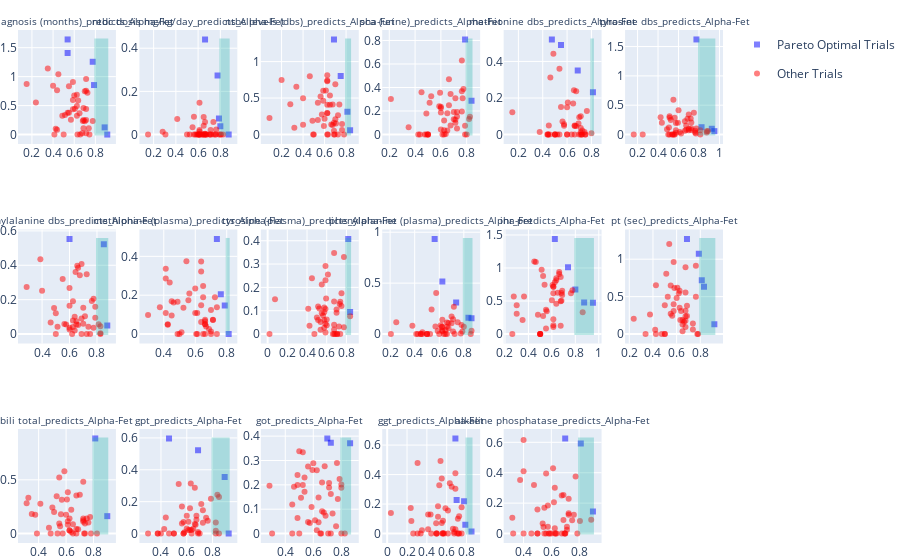

The code cell stored with this chart in its notebook:
### Code cell
import warnings
warnings.filterwarnings("ignore")
from utils import *
import pickle
with open('studies_independent_testset.pickle', 'rb') as handle:
    studies = pickle.load(handle)      # Saca la cosa
study = studies[0] #.trials.__len__()
plot_all_studies(studies, .8, 0)

### Figure 1 — Plotly figure (JSON) as saved in the notebook; plotly's stock layout.template omitted (floating-point values rounded to 4 significant figures)
{"data": [{"legendgroup": "group1", "marker": {"color": "blue", "opacity": 0.5, "symbol": "square"}, "mode": "markers", "name": "Pareto Optimal Trials", "showlegend": true, "type": "scatter", "x": [0.9125, 0.775, 0.8875, 0.5375, 0.5375, 0.7875], "xaxis": "x", "y": [0, 1.257, 0.1238, 1.408, 1.642, 0.8548], "yaxis": "y"}, {"legendgroup": "group2", "marker": {"color": "red", "opacity": 0.5}, "mode": "markers", "name": "Other Trials", "showlegend": true, "type": "scatter", "x": [0.7125, 0.35, 0.7125, 0.425, 0.7125, 0.2375, 0.6562, 0.7375, 0.6875, 0.725, 0.6813, 0.65, 0.6875, 0.4, 0.5875, 0.4125, 0.4375, 0.6375, 0.5125, 0.625, 0.5375, 0.4875, 0.625, 0.6875, 0.7, 0.15, 0.5875, 0.7, 0.6, 0.5875, 0.4375, 0.6062, 0.7125, 0.5, 0.775, 0.675, 0.55, 0.55, 0.7438, 0.5687, 0.625, 0.45, 0.6312, 0.7125], "xaxis": "x", "y": [0.9582, 1.143, 0.2495, 0.1005, 0.02428, 0.5539, 0, 0.1099, 0.2524, 0.7235, 0.2341, 0.3667, 0.4572, 0.842, 0.4364, 0, 0.7633, 0.5859, 0.3356, 0.6883, 0.3775, 0.3225, 0.3231, 0.1073, 0.7488, 0.8724, 0.5987, 0.2308, 0.6726, 0.9079, 0.08192, 0.4462, 0.4428, 0, 0.233, 0.02396, 0.3769, 0.8335, 0, 0.254, 0.4935, 1.04, 0, 0.7555], "yaxis": "y"}, {"legendgroup": "group1", "marker": {"color": "blue", "opacity": 0.5, "symbol": "square"}, "mode": "markers", "name": "Pareto Optimal Trials", "showlegend": false, "type": "scatter", "x": [0.6, 0.85, 0.875], "xaxis": "x7", "y": [0.5531, 0.5223, 0.04982], "yaxis": "y7"}, {"legendgroup": "group2", "marker": {"color": "red", "opacity": 0.5}, "mode": "markers", "name": "Other Trials", "showlegend": false, "type": "scatter", "x": [0.6875, 0.7625, 0.4875, 0.825, 0.575, 0.6375, 0.65, 0.825, 0.65, 0.6, 0.7375, 0.7875, 0.5125, 0.55, 0.725, 0.6438, 0.7875, 0.6875, 0.3875, 0.775, 0.775, 0.7125, 0.5625, 0.5, 0.6, 0.825, 0.75, 0.6875, 0.675, 0.6625, 0.6562, 0.4, 0.625, 0.6625, 0.6375, 0.725, 0.4625, 0.8125, 0.6, 0.2875, 0.7, 0.7, 0.6, 0.6188, 0.5, 0.625, 0.625], "xaxis": "x7", "y": [0.08996, 0.1915, 0.1521, 0.004664, 0.05558, 0.02015, 0.07493, 0, 0.05505, 0.1644, 0.04293, 0.1583, 0.04255, 0.3195, 0, 0.3606, 0.09516, 0.4079, 0.4354, 0.03705, 0.2057, 0.1042, 0.05819, 0.1212, 0.02616, 0.04564, 0, 0, 0.3425, 0.05228, 0.3972, 0.2514, 0.1903, 0.3854, 0.1002, 0.3482, 0.06701, 0.05739, 0.2684, 0.2732, 0.1524, 0.06001, 0.03646, 0, 0, 0.04056, 0.07855], "yaxis": "y7"}, {"legendgroup": "group1", "marker": {"color": "blue", "opacity": 0.5, "symbol": "square"}, "mode": "markers", "name": "Pareto Optimal Trials", "showlegend": false, "type": "scatter", "x": [0.9, 0.8125], "xaxis": "x13", "y": [0.162, 0.885], "yaxis": "y13"}, {"legendgroup": "group2", "marker": {"color": "red", "opacity": 0.5}, "mode": "markers", "name": "Other Trials", "showlegend": false, "type": "scatter", "x": [0.725, 0.625, 0.65, 0.675, 0.6063, 0.6125, 0.625, 0.675, 0.6125, 0.6125, 0.775, 0.475, 0.5, 0.7313, 0.3875, 0.55, 0.7625, 0.5375, 0.7, 0.325, 0.6375, 0.5562, 0.725, 0.375, 0.75, 0.7375, 0.55, 0.3125, 0.4125, 0.625, 0.65, 0.6875, 0.825, 0.4875, 0.35, 0.6, 0.5875, 0.725, 0.5688, 0.5312, 0.675, 0.6375, 0.725, 0.7812, 0.5625, 0.5125, 0.7375, 0.575], "xaxis": "x13", "y": [0.1238, 0.1407, 0, 0, 0.3173, 0.1143, 0.0282, 0.3532, 0.385, 0.08174, 0.1529, 0.05363, 0.2418, 0, 0, 0.09432, 0.1027, 0, 0.3616, 0.332, 0.2214, 0.06887, 0.1103, 0.1742, 0.1389, 0.09303, 0.5211, 0.2819, 0.2771, 0.02957, 0.08621, 0.04023, 0, 0, 0.1829, 0.1743, 0.5805, 0.1395, 0.3139, 0.3481, 0.04271, 0.01432, 0.4823, 0, 0.1794, 0.1996, 0, 0], "yaxis": "y13"}, {"legendgroup": "group1", "marker": {"color": "blue", "opacity": 0.5, "symbol": "square"}, "mode": "markers", "name": "Pareto Optimal Trials", "showlegend": false, "type": "scatter", "x": [0.875, 0.6625, 0.775, 0.8, 0.7875], "xaxis": "x2", "y": [0, 0.4407, 0.2732, 0.03866, 0.07448], "yaxis": "y2"}, {"legendgroup": "group2", "marker": {"color": "red", "opacity": 0.5}, "mode": "markers", "name": "Other Trials", "showlegend": false, "type": "scatter", "x": [0.6063, 0.5875, 0.5625, 0.8063, 0.6125, 0.6625, 0.6375, 0.7625, 0.7125, 0.525, 0.5625, 0.6, 0.6625, 0.6625, 0.7562, 0.65, 0.6562, 0.6375, 0.15, 0.6125, 0.7563, 0.6188, 0.5, 0.7375, 0.675, 0.55, 0.7125, 0.825, 0.7, 0.6625, 0.7375, 0.65, 0.7875, 0.675, 0.65, 0.6125, 0.6125, 0.6125, 0.8, 0.7125, 0.4125, 0.6, 0.3063, 0.575, 0.2812], "xaxis": "x2", "y": [0, 0, 0, 0, 0, 0.003841, 0, 0.02291, 0.02107, 0, 0.08283, 0, 0, 0, 0, 0.08153, 0, 0, 0, 0.02114, 0, 0, 0, 0, 0, 0.03369, 0, 0, 0, 0.05841, 0.05803, 0.04098, 0, 0, 0, 0, 0.01387, 0.1473, 0, 0, 0.07183, 0, 0, 0, 0.01315], "yaxis": "y2"}, {"legendgroup": "group1", "marker": {"color": "blue", "opacity": 0.5, "symbol": "square"}, "mode": "markers", "name": "Pareto Optimal Trials", "showlegend": false, "type": "scatter", "x": [0.7875, 0.7625, 0.8125, 0.7375], "xaxis": "x8", "y": [0.1464, 0.2045, 0, 0.4897], "yaxis": "y8"}, {"legendgroup": "group2", "marker": {"color": "red", "opacity": 0.5}, "mode": "markers", "name": "Other Trials", "showlegend": false, "type": "scatter", "x": [0.4125, 0.5563, 0.6625, 0.7125, 0.7, 0.4875, 0.5, 0.7, 0.65, 0.6375, 0.6875, 0.6375, 0.6, 0.6625, 0.6375, 0.6125, 0.5125, 0.6375, 0.5625, 0.45, 0.4625, 0.6, 0.5437, 0.4125, 0.375, 0.4875, 0.425, 0.525, 0.7, 0.4125, 0.6625, 0.6625, 0.6125, 0.65, 0.6062, 0.725, 0.425, 0.7375, 0.3, 0.7125, 0.6625, 0.65, 0.6687, 0.4375, 0.45, 0.7375], "xaxis": "x8", "y": [0.1081, 0.1738, 0.06649, 0.07173, 0, 0, 0, 0.01311, 0.1893, 0.1485, 0.02654, 0.3222, 0.234, 0.0502, 0.3734, 0, 0.009737, 0.06156, 0.2083, 0.169, 0.1631, 0.1078, 0.3753, 0.2855, 0.1374, 0.166, 0.04762, 0.1351, 0.1241, 0.336, 0.07318, 0.05079, 0.1086, 0.2475, 0, 0.1889, 0.05093, 0, 0.09802, 0.07342, 0, 0, 0.0391, 0.2648, 0.09533, 0.138], "yaxis": "y8"}, {"legendgroup": "group1", "marker": {"color": "blue", "opacity": 0.5, "symbol": "square"}, "mode": "markers", "name": "Pareto Optimal Trials", "showlegend": false, "type": "scatter", "x": [0.925, 0.6875, 0.8937, 0.4625], "xaxis": "x14", "y": [0, 0.522, 0.3542, 0.5965], "yaxis": "y14"}, {"legendgroup": "group2", "marker": {"color": "red", "opacity": 0.5}, "mode": "markers", "name": "Other Trials", "showlegend": false, "type": "scatter", "x": [0.725, 0.6687, 0.4375, 0.625, 0.85, 0.625, 0.4, 0.675, 0.6375, 0.6, 0.5375, 0.6625, 0.8375, 0.5625, 0.5625, 0.3, 0.7625, 0.5, 0.575, 0.75, 0.375, 0.375, 0.6625, 0.5813, 0.6312, 0.425, 0.6375, 0.575, 0.85, 0.725, 0.7875, 0.575, 0.6, 0.6125, 0.675, 0.7125, 0.6875, 0.7, 0.65, 0.6875, 0.825, 0.6125, 0.825, 0.5, 0.4625, 0.825], "xaxis": "x14", "y": [0.06828, 0.05465, 0.1012, 0.1582, 0.2286, 0.02229, 0, 0.1111, 0.02302, 0.1115, 0.3105, 0.2869, 0.2435, 0.1696, 0.06306, 0, 0.08001, 0, 0.07167, 0.09919, 0, 0, 0.05949, 0.0082, 0.3134, 0.02909, 0, 0, 0, 0.1459, 0.2185, 0, 0.03209, 0.07428, 0.08648, 0.186, 0.00976, 0, 0.03086, 0, 0.06888, 0.02304, 0, 0, 0, 0.01702], "yaxis": "y14"}, {"legendgroup": "group1", "marker": {"color": "blue", "opacity": 0.5, "symbol": "square"}, "mode": "markers", "name": "Pareto Optimal Trials", "showlegend": false, "type": "scatter", "x": [0.8125, 0.75, 0.6875, 0.8375], "xaxis": "x3", "y": [0.3136, 0.8024, 1.304, 0.05853], "yaxis": "y3"}, {"legendgroup": "group2", "marker": {"color": "red", "opacity": 0.5}, "mode": "markers", "name": "Other Trials", "showlegend": false, "type": "scatter", "x": [0.6937, 0.3188, 0.725, 0.5625, 0.6312, 0.4, 0.65, 0.7, 0.625, 0.6875, 0.6875, 0.0875, 0.625, 0.7625, 0.6625, 0.625, 0.625, 0.7625, 0.4, 0.7812, 0.5875, 0.7375, 0.65, 0.725, 0.5375, 0.4938, 0.675, 0.5375, 0.5938, 0.625, 0.575, 0.625, 0.6125, 0.7, 0.6875, 0.3375, 0.675, 0.7063, 0.625, 0.4875, 0.6, 0.2812, 0.5, 0.2, 0.4625, 0.5875], "xaxis": "x3", "y": [0, 0.09332, 0, 0.5218, 0, 0.4986, 0.4073, 0.6896, 0.8132, 0, 0.1624, 0.2251, 0.741, 0.06399, 0.1394, 0.297, 0, 0.1451, 0.1356, 0, 0.4644, 0.411, 0.5366, 0.2635, 0.199, 0, 0.1315, 0.4348, 0.1179, 0.2926, 0.2759, 0.4087, 0.6047, 0.21, 0.05281, 0.6563, 0.4116, 0.1509, 0.731, 0.1906, 0.2153, 0.415, 0, 0.7469, 0.8008, 0.6009], "yaxis": "y3"}, {"legendgroup": "group1", "marker": {"color": "blue", "opacity": 0.5, "symbol": "square"}, "mode": "markers", "name": "Pareto Optimal Trials", "showlegend": false, "type": "scatter", "x": [0.8187, 0.8375], "xaxis": "x9", "y": [0.4077, 0.09478], "yaxis": "y9"}, {"legendgroup": "group2", "marker": {"color": "red", "opacity": 0.5}, "mode": "markers", "name": "Other Trials", "showlegend": false, "type": "scatter", "x": [0.675, 0.775, 0.75, 0.5625, 0.5875, 0.675, 0.575, 0.775, 0.01875, 0.6625, 0.5, 0.8375, 0.55, 0.575, 0.575, 0.575, 0.475, 0.7312, 0.7, 0.55, 0.5125, 0.6875, 0.5375, 0.675, 0.7063, 0.6125, 0.425, 0.675, 0.7375, 0.7, 0.075, 0.5875, 0.5938, 0.45, 0.5875, 0.5875, 0.7063, 0.675, 0.6, 0.5125, 0.6, 0.725, 0.7375, 0.5875, 0.75, 0.5375, 0.4125, 0.525], "xaxis": "x9", "y": [0, 0.33, 0.1745, 0.07904, 0.1069, 0.01939, 0.1139, 0.0289, 0, 0, 0.07113, 0.07659, 0.2122, 0.02733, 0.09302, 0.06044, 0, 0.129, 0.09098, 0.08956, 0.06019, 0, 0.05159, 0.3473, 0, 0.2552, 0.03539, 0.03981, 0, 0.1057, 0.1489, 0.006801, 0.1522, 0.2394, 0.04409, 0.2304, 0, 0.1392, 0.06199, 0.1186, 0.03812, 0.03259, 0.1387, 0.2913, 0.1206, 0.01877, 0.1088, 0.1097], "yaxis": "y9"}, {"legendgroup": "group1", "marker": {"color": "blue", "opacity": 0.5, "symbol": "square"}, "mode": "markers", "name": "Pareto Optimal Trials", "showlegend": false, "type": "scatter", "x": [0.8625, 0.7, 0.725], "xaxis": "x15", "y": [0.3708, 0.3906, 0.3727], "yaxis": "y15"}, {"legendgroup": "group2", "marker": {"color": "red", "opacity": 0.5}, "mode": "markers", "name": "Other Trials", "showlegend": false, "type": "scatter", "x": [0.5, 0.6125, 0.6375, 0.7062, 0.7125, 0.825, 0.6625, 0.8, 0.7688, 0.5625, 0.6562, 0.725, 0.5375, 0.6, 0.3063, 0.625, 0.45, 0.8, 0.65, 0.7375, 0.45, 0.7625, 0.6812, 0.4875, 0.675, 0.2875, 0.5875, 0.5938, 0.725, 0.8, 0.4875, 0.6625, 0.5125, 0.625, 0.525, 0.5625, 0.5375, 0.4625, 0.6375, 0.7125, 0.4875, 0.5, 0.575, 0.525, 0.6875, 0.7875, 0.775], "xaxis": "x15", "y": [0, 0.05502, 0.1481, 0, 0.2079, 0, 0.2101, 0.1878, 0.2893, 0.2757, 0, 0.1629, 0.1716, 0.2886, 0, 0.01401, 0.1188, 0, 0, 0.0825, 0, 0.03049, 0.2766, 0.2407, 0.08622, 0.1968, 0.1091, 0.2608, 0, 0.2011, 0.06383, 0.09128, 0.147, 0.2596, 0.3334, 0.04704, 0.2305, 0.1921, 0.04651, 0.1891, 0.1995, 0.3379, 0.04293, 0.1994, 0.07335, 0.2241, 0.1416], "yaxis": "y15"}, {"legendgroup": "group1", "marker": {"color": "blue", "opacity": 0.5, "symbol": "square"}, "mode": "markers", "name": "Pareto Optimal Trials", "showlegend": false, "type": "scatter", "x": [0.8375, 0.7875], "xaxis": "x4", "y": [0.2871, 0.8088], "yaxis": "y4"}, {"legendgroup": "group2", "marker": {"color": "red", "opacity": 0.5}, "mode": "markers", "name": "Other Trials", "showlegend": false, "type": "scatter", "x": [0.725, 0.5125, 0.7125, 0.35, 0.725, 0.625, 0.7125, 0.65, 0.7125, 0.8, 0.525, 0.5, 0.8187, 0.5938, 0.7875, 0.7, 0.625, 0.7625, 0.6, 0.6375, 0.675, 0.7875, 0.4875, 0.4375, 0.6, 0.7, 0.5, 0.6, 0.5875, 0.625, 0.475, 0.825, 0.425, 0.5, 0.6, 0.7625, 0.6625, 0.2125, 0.6125, 0.725, 0.6625, 0.675, 0.7625, 0.775, 0.45, 0.7687, 0.4875, 0.65], "xaxis": "x4", "y": [0.1926, 0.2706, 0.3091, 0.06139, 0.1539, 0.03702, 0.1269, 0.03532, 0.1001, 0, 0.3261, 0, 0.1322, 0.3558, 0.07418, 0.1921, 0.1189, 0.1961, 0.2262, 0.004265, 0.0769, 0, 0.1798, 0, 0.1882, 0.1291, 0, 0.2375, 0.24, 0, 0, 0.1523, 0, 0, 0.04225, 0.6288, 0.2485, 0.3026, 0, 0.05111, 0.4702, 0.3456, 0.3678, 0.388, 0.3595, 0.3086, 0, 0.1817], "yaxis": "y4"}, {"legendgroup": "group1", "marker": {"color": "blue", "opacity": 0.5, "symbol": "square"}, "mode": "markers", "name": "Pareto Optimal Trials", "showlegend": false, "type": "scatter", "x": [0.625, 0.8375, 0.5625, 0.7375, 0.8625], "xaxis": "x10", "y": [0.516, 0.1592, 0.9339, 0.31, 0.1555], "yaxis": "y10"}, {"legendgroup": "group2", "marker": {"color": "red", "opacity": 0.5}, "mode": "markers", "name": "Other Trials", "showlegend": false, "type": "scatter", "x": [0.625, 0.65, 0.8563, 0.8, 0.4625, 0.7, 0.6188, 0.675, 0.3813, 0.7, 0.6625, 0.5875, 0.25, 0.5, 0.725, 0.6625, 0.5, 0.675, 0.6, 0.625, 0.5, 0.775, 0.2062, 0.7812, 0.625, 0.65, 0.6375, 0.4125, 0.5375, 0.7125, 0.625, 0.8625, 0.45, 0.7188, 0.525, 0.425, 0.7125, 0.7875, 0.4625, 0.6625, 0.6125, 0.45, 0.5688, 0.575, 0.75], "xaxis": "x10", "y": [0.03606, 0.03977, 0, 0.07187, 0, 0.1731, 0.06865, 0.05805, 0.08252, 0.1066, 0.07287, 0.03055, 0.1163, 0, 0, 0.1129, 0, 0.109, 0, 0.1403, 0, 0.005935, 0, 0.08952, 0.0722, 0, 0, 0, 0.24, 0.02581, 0.02727, 0.03151, 0, 0.2683, 0, 0, 0.145, 0.02515, 0.01885, 0, 0.08633, 0, 0.07527, 0.4022, 0.1147], "yaxis": "y10"}, {"legendgroup": "group1", "marker": {"color": "blue", "opacity": 0.5, "symbol": "square"}, "mode": "markers", "name": "Pareto Optimal Trials", "showlegend": false, "type": "scatter", "x": [0.775, 0.7875, 0.6875, 0.85, 0.7], "xaxis": "x16", "y": [0.2187, 0.05987, 0.645, 0.01321, 0.227], "yaxis": "y16"}, {"legendgroup": "group2", "marker": {"color": "red", "opacity": 0.5}, "mode": "markers", "name": "Other Trials", "showlegend": false, "type": "scatter", "x": [0.6875, 0.5125, 0.5125, 0.5625, 0.5, 0.575, 0.2375, 0.2625, 0.4437, 0.55, 0.6875, 0.3063, 0.5625, 0.6875, 0.2437, 0.6125, 0.4938, 0.3375, 0.4125, 0.3063, 0.7063, 0.525, 0.55, 0.0375, 0.675, 0.5375, 0.6125, 0.4375, 0.35, 0.6312, 0.5625, 0.6625, 0.725, 0.7188, 0.4125, 0.675, 0.7125, 0.75, 0.725, 0.4937, 0.5563, 0.5875, 0.5, 0.65, 0.75], "xaxis": "x16", "y": [0.4092, 0.1851, 0.1132, 0, 0, 0, 0.1739, 0, 0, 0.07073, 0.3032, 0, 0.002104, 0.0295, 0.08477, 0.1555, 0, 0, 0.02886, 0.4777, 0, 0.3271, 0.3731, 0.1401, 0.01017, 0.4927, 0, 0.129, 0.0216, 0.341, 0.08742, 0.03218, 0.1173, 0, 0.1293, 0, 0.1004, 0.1777, 0, 0.06909, 0, 0.1715, 0, 0.3182, 0], "yaxis": "y16"}, {"legendgroup": "group1", "marker": {"color": "blue", "opacity": 0.5, "symbol": "square"}, "mode": "markers", "name": "Pareto Optimal Trials", "showlegend": false, "type": "scatter", "x": [0.55, 0.475, 0.6875, 0.8125], "xaxis": "x5", "y": [0.4901, 0.5203, 0.3498, 0.2308], "yaxis": "y5"}, {"legendgroup": "group2", "marker": {"color": "red", "opacity": 0.5}, "mode": "markers", "name": "Other Trials", "showlegend": false, "type": "scatter", "x": [0.6937, 0.4375, 0.75, 0.7438, 0.7, 0.6, 0.7125, 0.4875, 0.5188, 0.4562, 0.45, 0.6375, 0.5375, 0.7, 0.6625, 0.4625, 0.7125, 0.6, 0.55, 0.6562, 0.7125, 0.8, 0.725, 0.5, 0.65, 0.675, 0.6062, 0.375, 0.6625, 0.725, 0.7125, 0.7188, 0.15, 0.5, 0.6625, 0.6, 0.4437, 0.5375, 0.575, 0.575, 0.5625, 0.75, 0.675, 0.7625, 0.5, 0.4438], "xaxis": "x5", "y": [0.05984, 0, 0, 0.01387, 0, 0, 0.1001, 0.4425, 0, 0, 0.04993, 0, 0, 0.09446, 0, 0.3126, 0.0354, 0, 0.1501, 0.2427, 0, 0.007512, 0, 0, 0.1697, 0.04706, 0.175, 0.01387, 0.04679, 0.02255, 0.01197, 0, 0.1222, 0, 0.04943, 0.1494, 0, 0.3597, 0.04756, 0.0569, 0.07095, 0, 0.2372, 0.1293, 0, 0], "yaxis": "y5"}, {"legendgroup": "group1", "marker": {"color": "blue", "opacity": 0.5, "symbol": "square"}, "mode": "markers", "name": "Pareto Optimal Trials", "showlegend": false, "type": "scatter", "x": [0.95, 0.625, 0.875, 0.7375, 0.8], "xaxis": "x11", "y": [0.4738, 1.44, 0.4793, 1.012, 0.6761], "yaxis": "y11"}, {"legendgroup": "group2", "marker": {"color": "red", "opacity": 0.5}, "mode": "markers", "name": "Other Trials", "showlegend": false, "type": "scatter", "x": [0.6125, 0.45, 0.6375, 0.6812, 0.6125, 0.6875, 0.6875, 0.6375, 0.5, 0.525, 0.5, 0.65, 0.3625, 0.7625, 0.35, 0.5375, 0.675, 0.6375, 0.4625, 0.55, 0.275, 0.6125, 0.6625, 0.5, 0.5125, 0.525, 0.625, 0.5563, 0.775, 0.8625, 0.6625, 0.6, 0.4813, 0.55, 0.6125, 0.6125, 0.675, 0.3, 0.3, 0.5, 0.6125, 0.675, 0.6062, 0.2625, 0.6813], "xaxis": "x11", "y": [0.1332, 1.099, 0.8468, 0.5029, 0.7159, 0.6551, 0.5912, 0.8143, 0, 0.8785, 0, 0.6266, 0.5686, 0.6193, 0.212, 0.7479, 0.8648, 0.4571, 1.091, 0.08217, 0.5699, 0.7183, 0.9387, 0, 0.9753, 0.2752, 0.7829, 0.347, 0.6634, 0.3309, 0.9095, 0.5106, 0.2905, 0.3695, 0.105, 0.6162, 0.1256, 0.3076, 0.4375, 0, 0.2246, 0.4967, 0.7419, 0, 0.6226], "yaxis": "y11"}, {"legendgroup": "group1", "marker": {"color": "blue", "opacity": 0.5, "symbol": "square"}, "mode": "markers", "name": "Pareto Optimal Trials", "showlegend": false, "type": "scatter", "x": [0.9, 0.8125, 0.7], "xaxis": "x17", "y": [0.1442, 0.5915, 0.6254], "yaxis": "y17"}, {"legendgroup": "group2", "marker": {"color": "red", "opacity": 0.5}, "mode": "markers", "name": "Other Trials", "showlegend": false, "type": "scatter", "x": [0.575, 0.625, 0.6875, 0.7125, 0.5437, 0.55, 0.5, 0.575, 0.725, 0.5375, 0.625, 0.5875, 0.75, 0.6125, 0.325, 0.475, 0.4, 0.5812, 0.7875, 0.725, 0.4, 0.5625, 0.6188, 0.775, 0.5, 0.5, 0.8063, 0.3188, 0.7125, 0.625, 0.6, 0.6375, 0.675, 0.6937, 0.675, 0.55, 0.6875, 0.6312, 0.7, 0.375, 0.725, 0.7625, 0.4563, 0.7, 0.4, 0.8875, 0.5625], "xaxis": "x17", "y": [0.1837, 0.3004, 0.2533, 0.02436, 0.04367, 0.1701, 0.158, 0.04395, 0.1241, 0.0664, 0.03544, 0, 0.08716, 0.4289, 0, 0.3196, 0, 0, 0, 0.2292, 0.4098, 0.3948, 0.2064, 0.3746, 0, 0, 0.08197, 0.1044, 0.0448, 0, 0, 0, 0.2506, 0, 0, 0, 0.08954, 0, 0, 0.3528, 0.1335, 0.123, 0, 0, 0.6155, 0.09073, 0], "yaxis": "y17"}, {"legendgroup": "group1", "marker": {"color": "blue", "opacity": 0.5, "symbol": "square"}, "mode": "markers", "name": "Pareto Optimal Trials", "showlegend": false, "type": "scatter", "x": [0.925, 0.95, 0.775, 0.825], "xaxis": "x6", "y": [0.09846, 0.05808, 1.621, 0.1255], "yaxis": "y6"}, {"legendgroup": "group2", "marker": {"color": "red", "opacity": 0.5}, "mode": "markers", "name": "Other Trials", "showlegend": false, "type": "scatter", "x": [0.7, 0.7, 0.425, 0.575, 0.625, 0.4875, 0.8125, 0.5, 0.7625, 0.5938, 0.575, 0.7188, 0.7688, 0.875, 0.8875, 0.5125, 0.725, 0.525, 0.25, 0.75, 0.575, 0.675, 0.5125, 0.875, 0.8125, 0.6875, 0.4375, 0.6625, 0.5625, 0.6125, 0.6, 0.1625, 0.5563, 0.725, 0.5063, 0.675, 0.775, 0.725, 0.5375, 0.7625, 0.55, 0.5125, 0.7, 0.6625, 0.5437, 0.5625], "xaxis": "x6", "y": [0.07216, 0.09695, 0.2932, 0.1959, 0.01965, 0.08999, 0, 0, 0.06304, 0.2024, 0.07376, 0.2728, 0.01596, 0.03359, 0.06226, 0.2867, 0.07691, 0.2484, 0, 0.3715, 0.03051, 0.1548, 0.3108, 0.05596, 0.07427, 0.2674, 0.1997, 0.2263, 0, 0.04351, 0.4154, 0, 0, 0.2052, 0.121, 0.08196, 0.1025, 0.1076, 0, 0.03617, 0.5915, 0, 0.3413, 0.06421, 0, 0.2866], "yaxis": "y6"}, {"legendgroup": "group1", "marker": {"color": "blue", "opacity": 0.5, "symbol": "square"}, "mode": "markers", "name": "Pareto Optimal Trials", "showlegend": false, "type": "scatter", "x": [0.9187, 0.6875, 0.7875, 0.8313, 0.8125], "xaxis": "x12", "y": [0.1297, 1.271, 1.072, 0.6316, 0.7183], "yaxis": "y12"}, {"legendgroup": "group2", "marker": {"color": "red", "opacity": 0.5}, "mode": "markers", "name": "Other Trials", "showlegend": false, "type": "scatter", "x": [0.65, 0.5813, 0.675, 0.6625, 0.675, 0.6313, 0.6375, 0.4188, 0.55, 0.6188, 0.675, 0.5375, 0.575, 0.6875, 0.2375, 0.575, 0.425, 0.5625, 0.55, 0.575, 0.6062, 0.625, 0.5, 0.425, 0.525, 0.775, 0.6875, 0.7625, 0.375, 0.7813, 0.675, 0.5125, 0.65, 0.7375, 0.5, 0.675, 0.675, 0.6, 0.475, 0.3375, 0.5, 0.625, 0.7375, 0.7625, 0.65], "xaxis": "x12", "y": [0.1259, 0.6157, 0.3105, 0.1643, 0.176, 0.1861, 0.3078, 0.0579, 0.2708, 0.5446, 0.5555, 1.203, 0.3074, 0.2409, 0.2046, 0.9626, 0, 0.2435, 0.6484, 0.3994, 0.6177, 0.3512, 0, 0.6529, 0.4977, 0, 0.3795, 0.4999, 0.2624, 0, 0.2371, 0.8072, 0.189, 0.1398, 0, 0.8937, 0.09405, 0.4809, 0, 0, 0.3864, 0.5776, 0.0603, 0.9135, 0.03692], "yaxis": "y12"}], "layout": {"annotations": [{"font": {"size": 10}, "showarrow": false, "text": "age at diagnosis (months)_predicts_Alpha-Fet", "x": 0.06944, "xanchor": "center", "xref": "paper", "y": 1, "yanchor": "bottom", "yref": "paper"}, {"font": {"size": 10}, "showarrow": false, "text": "ntbc dosis mg/kg/day_predicts_Alpha-Fet", "x": 0.2417, "xanchor": "center", "xref": "paper", "y": 1, "yanchor": "bottom", "yref": "paper"}, {"font": {"size": 10}, "showarrow": false, "text": "ntbc levels (dbs)_predicts_Alpha-Fet", "x": 0.4139, "xanchor": "center", "xref": "paper", "y": 1, "yanchor": "bottom", "yref": "paper"}, {"font": {"size": 10}, "showarrow": false, "text": "sca (urine)_predicts_Alpha-Fet", "x": 0.5861, "xanchor": "center", "xref": "paper", "y": 1, "yanchor": "bottom", "yref": "paper"}, {"font": {"size": 10}, "showarrow": false, "text": "methionine dbs_predicts_Alpha-Fet", "x": 0.7583, "xanchor": "center", "xref": "paper", "y": 1, "yanchor": "bottom", "yref": "paper"}, {"font": {"size": 10}, "showarrow": false, "text": "tyrosine dbs_predicts_Alpha-Fet", "x": 0.9306, "xanchor": "center", "xref": "paper", "y": 1, "yanchor": "bottom", "yref": "paper"}, {"font": {"size": 10}, "showarrow": false, "text": "phenylalanine dbs_predicts_Alpha-Fet", "x": 0.06944, "xanchor": "center", "xref": "paper", "y": 0.6111, "yanchor": "bottom", "yref": "paper"}, {"font": {"size": 10}, "showarrow": false, "text": "methionine (plasma)_predicts_Alpha-Fet", "x": 0.2417, "xanchor": "center", "xref": "paper", "y": 0.6111, "yanchor": "bottom", "yref": "paper"}, {"font": {"size": 10}, "showarrow": false, "text": "tyrosine (plasma)_predicts_Alpha-Fet", "x": 0.4139, "xanchor": "center", "xref": "paper", "y": 0.6111, "yanchor": "bottom", "yref": "paper"}, {"font": {"size": 10}, "showarrow": false, "text": "phenylalanine (plasma)_predicts_Alpha-Fet", "x": 0.5861, "xanchor": "center", "xref": "paper", "y": 0.6111, "yanchor": "bottom", "yref": "paper"}, {"font": {"size": 10}, "showarrow": false, "text": "inr_predicts_Alpha-Fet", "x": 0.7583, "xanchor": "center", "xref": "paper", "y": 0.6111, "yanchor": "bottom", "yref": "paper"}, {"font": {"size": 10}, "showarrow": false, "text": "pt (sec)_predicts_Alpha-Fet", "x": 0.9306, "xanchor": "center", "xref": "paper", "y": 0.6111, "yanchor": "bottom", "yref": "paper"}, {"font": {"size": 10}, "showarrow": false, "text": "bili total_predicts_Alpha-Fet", "x": 0.06944, "xanchor": "center", "xref": "paper", "y": 0.2222, "yanchor": "bottom", "yref": "paper"}, {"font": {"size": 10}, "showarrow": false, "text": "gpt_predicts_Alpha-Fet", "x": 0.2417, "xanchor": "center", "xref": "paper", "y": 0.2222, "yanchor": "bottom", "yref": "paper"}, {"font": {"size": 10}, "showarrow": false, "text": "got_predicts_Alpha-Fet", "x": 0.4139, "xanchor": "center", "xref": "paper", "y": 0.2222, "yanchor": "bottom", "yref": "paper"}, {"font": {"size": 10}, "showarrow": false, "text": "ggt_predicts_Alpha-Fet", "x": 0.5861, "xanchor": "center", "xref": "paper", "y": 0.2222, "yanchor": "bottom", "yref": "paper"}, {"font": {"size": 10}, "showarrow": false, "text": "alkaline phosphatase_predicts_Alpha-Fet", "x": 0.7583, "xanchor": "center", "xref": "paper", "y": 0.2222, "yanchor": "bottom", "yref": "paper"}], "autosize": true, "margin": {"b": 0, "l": 0, "r": 0, "t": 30}, "shapes": [{"fillcolor": "LightSeaGreen", "line": {"color": "LightSeaGreen", "width": 2}, "opacity": 0.3, "type": "rect", "x0": 0.8, "x1": 0.9125, "xref": "x", "y0": 0, "y1": 1.642, "yref": "y"}, {"fillcolor": "LightSeaGreen", "line": {"color": "LightSeaGreen", "width": 2}, "opacity": 0.3, "type": "rect", "x0": 0.8, "x1": 0.875, "xref": "x7", "y0": 0, "y1": 0.5531, "yref": "y7"}, {"fillcolor": "LightSeaGreen", "line": {"color": "LightSeaGreen", "width": 2}, "opacity": 0.3, "type": "rect", "x0": 0.8, "x1": 0.9, "xref": "x13", "y0": 0, "y1": 0.885, "yref": "y13"}, {"fillcolor": "LightSeaGreen", "line": {"color": "LightSeaGreen", "width": 2}, "opacity": 0.3, "type": "rect", "x0": 0.8, "x1": 0.875, "xref": "x2", "y0": 0, "y1": 0.4407, "yref": "y2"}, {"fillcolor": "LightSeaGreen", "line": {"color": "LightSeaGreen", "width": 2}, "opacity": 0.3, "type": "rect", "x0": 0.8, "x1": 0.8125, "xref": "x8", "y0": 0, "y1": 0.4897, "yref": "y8"}, {"fillcolor": "LightSeaGreen", "line": {"color": "LightSeaGreen", "width": 2}, "opacity": 0.3, "type": "rect", "x0": 0.8, "x1": 0.925, "xref": "x14", "y0": 0, "y1": 0.5965, "yref": "y14"}, {"fillcolor": "LightSeaGreen", "line": {"color": "LightSeaGreen", "width": 2}, "opacity": 0.3, "type": "rect", "x0": 0.8, "x1": 0.8375, "xref": "x3", "y0": 0, "y1": 1.304, "yref": "y3"}, {"fillcolor": "LightSeaGreen", "line": {"color": "LightSeaGreen", "width": 2}, "opacity": 0.3, "type": "rect", "x0": 0.8, "x1": 0.8375, "xref": "x9", "y0": 0, "y1": 0.4077, "yref": "y9"}, {"fillcolor": "LightSeaGreen", "line": {"color": "LightSeaGreen", "width": 2}, "opacity": 0.3, "type": "rect", "x0": 0.8, "x1": 0.8625, "xref": "x15", "y0": 0, "y1": 0.3906, "yref": "y15"}, {"fillcolor": "LightSeaGreen", "line": {"color": "LightSeaGreen", "width": 2}, "opacity": 0.3, "type": "rect", "x0": 0.8, "x1": 0.8375, "xref": "x4", "y0": 0, "y1": 0.8088, "yref": "y4"}, {"fillcolor": "LightSeaGreen", "line": {"color": "LightSeaGreen", "width": 2}, "opacity": 0.3, "type": "rect", "x0": 0.8, "x1": 0.8625, "xref": "x10", "y0": 0, "y1": 0.9339, "yref": "y10"}, {"fillcolor": "LightSeaGreen", "line": {"color": "LightSeaGreen", "width": 2}, "opacity": 0.3, "type": "rect", "x0": 0.8, "x1": 0.85, "xref": "x16", "y0": 0, "y1": 0.645, "yref": "y16"}, {"fillcolor": "LightSeaGreen", "line": {"color": "LightSeaGreen", "width": 2}, "opacity": 0.3, "type": "rect", "x0": 0.8, "x1": 0.8125, "xref": "x5", "y0": 0, "y1": 0.5203, "yref": "y5"}, {"fillcolor": "LightSeaGreen", "line": {"color": "LightSeaGreen", "width": 2}, "opacity": 0.3, "type": "rect", "x0": 0.8, "x1": 0.95, "xref": "x11", "y0": 0, "y1": 1.44, "yref": "y11"}, {"fillcolor": "LightSeaGreen", "line": {"color": "LightSeaGreen", "width": 2}, "opacity": 0.3, "type": "rect", "x0": 0.8, "x1": 0.9, "xref": "x17", "y0": 0, "y1": 0.6254, "yref": "y17"}, {"fillcolor": "LightSeaGreen", "line": {"color": "LightSeaGreen", "width": 2}, "opacity": 0.3, "type": "rect", "x0": 0.8, "x1": 0.95, "xref": "x6", "y0": 0, "y1": 1.621, "yref": "y6"}, {"fillcolor": "LightSeaGreen", "line": {"color": "LightSeaGreen", "width": 2}, "opacity": 0.3, "type": "rect", "x0": 0.8, "x1": 0.9187, "xref": "x12", "y0": 0, "y1": 1.271, "yref": "y12"}], "showlegend": true, "xaxis": {"anchor": "y", "domain": [0, 0.1389]}, "xaxis10": {"anchor": "y10", "domain": [0.5167, 0.6556]}, "xaxis11": {"anchor": "y11", "domain": [0.6889, 0.8278]}, "xaxis12": {"anchor": "y12", "domain": [0.8611, 1]}, "xaxis13": {"anchor": "y13", "domain": [0, 0.1389]}, "xaxis14": {"anchor": "y14", "domain": [0.1722, 0.3111]}, "xaxis15": {"anchor": "y15", "domain": [0.3444, 0.4833]}, "xaxis16": {"anchor": "y16", "domain": [0.5167, 0.6556]}, "xaxis17": {"anchor": "y17", "domain": [0.6889, 0.8278]}, "xaxis18": {"anchor": "y18", "domain": [0.8611, 1]}, "xaxis2": {"anchor": "y2", "domain": [0.1722, 0.3111]}, "xaxis3": {"anchor": "y3", "domain": [0.3444, 0.4833]}, "xaxis4": {"anchor": "y4", "domain": [0.5167, 0.6556]}, "xaxis5": {"anchor": "y5", "domain": [0.6889, 0.8278]}, "xaxis6": {"anchor": "y6", "domain": [0.8611, 1]}, "xaxis7": {"anchor": "y7", "domain": [0, 0.1389]}, "xaxis8": {"anchor": "y8", "domain": [0.1722, 0.3111]}, "xaxis9": {"anchor": "y9", "domain": [0.3444, 0.4833]}, "yaxis": {"anchor": "x", "domain": [0.7778, 1]}, "yaxis10": {"anchor": "x10", "domain": [0.3889, 0.6111]}, "yaxis11": {"anchor": "x11", "domain": [0.3889, 0.6111]}, "yaxis12": {"anchor": "x12", "domain": [0.3889, 0.6111]}, "yaxis13": {"anchor": "x13", "domain": [0, 0.2222]}, "yaxis14": {"anchor": "x14", "domain": [0, 0.2222]}, "yaxis15": {"anchor": "x15", "domain": [0, 0.2222]}, "yaxis16": {"anchor": "x16", "domain": [0, 0.2222]}, "yaxis17": {"anchor": "x17", "domain": [0, 0.2222]}, "yaxis18": {"anchor": "x18", "domain": [0, 0.2222]}, "yaxis2": {"anchor": "x2", "domain": [0.7778, 1]}, "yaxis3": {"anchor": "x3", "domain": [0.7778, 1]}, "yaxis4": {"anchor": "x4", "domain": [0.7778, 1]}, "yaxis5": {"anchor": "x5", "domain": [0.7778, 1]}, "yaxis6": {"anchor": "x6", "domain": [0.7778, 1]}, "yaxis7": {"anchor": "x7", "domain": [0.3889, 0.6111]}, "yaxis8": {"anchor": "x8", "domain": [0.3889, 0.6111]}, "yaxis9": {"anchor": "x9", "domain": [0.3889, 0.6111]}}}
